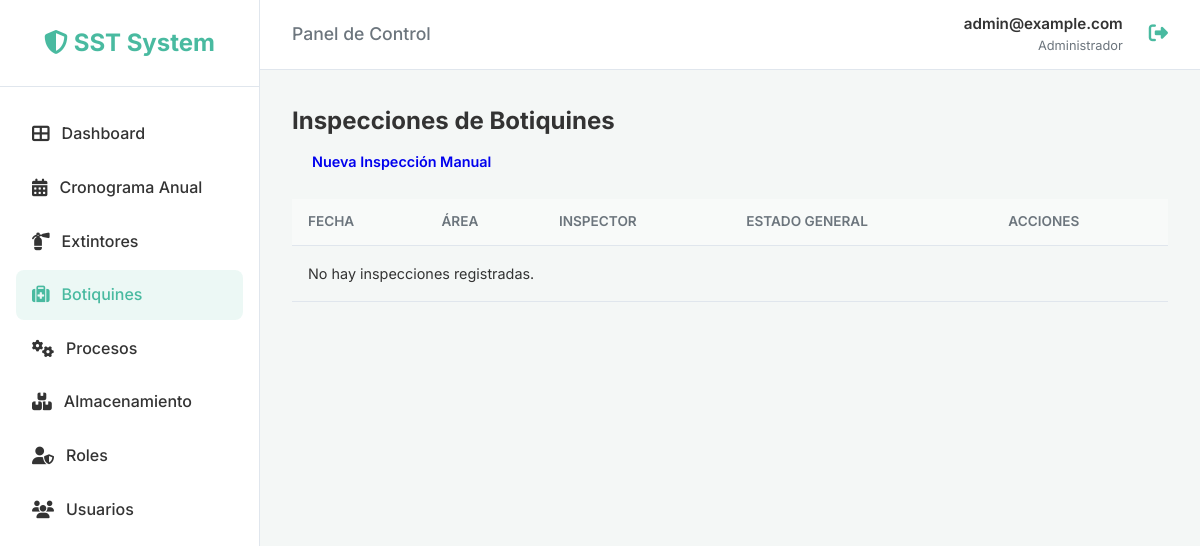
Before: /inspections/first-aid/ (signed in) with the older database file.
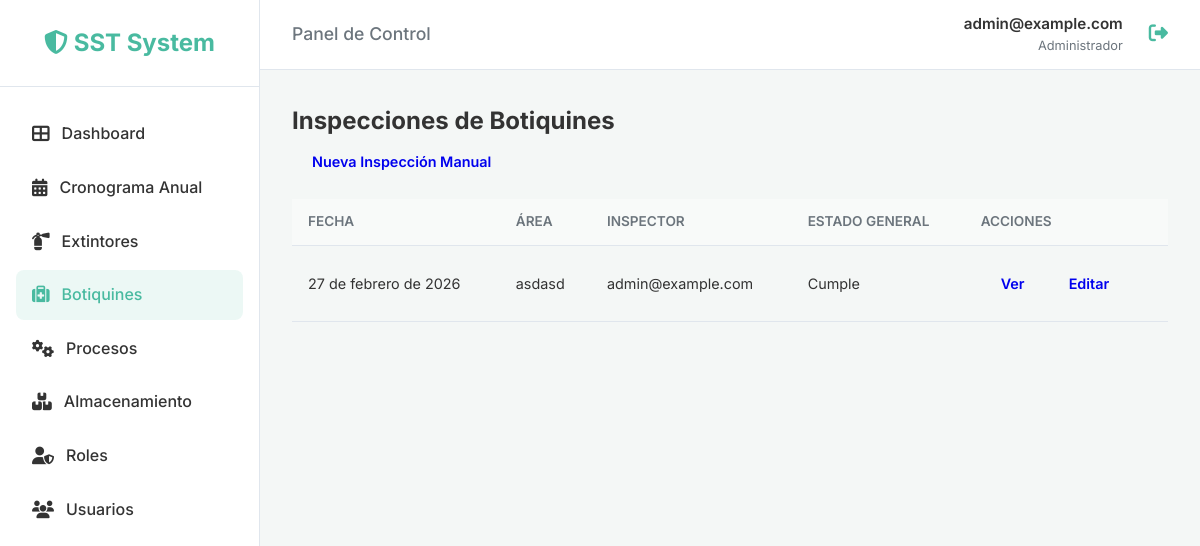
After: the same page with the newer database file.
### inspections/models.py (models this page shows, shortened)
class BaseInspection(models.Model):
    STATUS_CHOICES = [
        ('Cumple', 'Cumple'),
        ('No Cumple', 'No Cumple'),
        ('No Aplica', 'No Aplica'),
    ]
    inspection_date = models.DateField(verbose_name="Fecha de Inspección")
    area = models.CharField(max_length=200, verbose_name="Área/Ubicación")
    inspector = models.ForeignKey(
        settings.AUTH_USER_MODEL,
        on_delete=models.SET_NULL,
        null=True,
        related_name="%(class)s_inspections",
        verbose_name="Inspector"
    )
    schedule_item = models.ForeignKey(
        'InspectionSchedule',
        on_delete=models.SET_NULL,
        null=True,
        blank=True,
        verbose_name="Ítem del Cronograma",
        related_name="%(class)s_actual_inspections"
    )
    general_status = models.CharField(
        max_length=20,
        choices=STATUS_CHOICES,
        default='Cumple',
        verbose_name="Estado General"
    )
    observations = models.TextField(blank=True, null=True, verbose_name="Observaciones Generales")
    created_at = models.DateTimeField(auto_now_add=True)
    updated_at = models.DateTimeField(auto_now=True)
    class Meta:
        abstract = True
        ordering = ['-inspection_date']

class FirstAidInspection(BaseInspection):
    ROLE_CHOICES = [
        ('Brigadista', 'Brigadista'),
        ('Equipo SST', 'Equipo SST'),
        ('Copasst', 'Copasst'),
    ]
    inspector_role = models.CharField(
        max_length=20,
        choices=ROLE_CHOICES,
        default='Equipo SST',
        verbose_name="Rol del Inspector"
    )
    class Meta(BaseInspection.Meta):
        verbose_name = "Inspección de Botiquín"
        verbose_name_plural = "Inspecciones de Botiquines"

### users/models.py (models this page shows, shortened)
class CustomUser(AbstractUser):
    email = models.EmailField(unique=True)
    document_number = models.CharField(max_length=20, blank=True, null=True)
    role = models.ForeignKey('roles.Role', on_delete=models.SET_NULL, null=True, blank=True,
                             related_name='users', verbose_name='Rol')
    updated_at = models.DateTimeField(auto_now=True)
    USERNAME_FIELD = 'email'
    REQUIRED_FIELDS = ['username', 'first_name', 'last_name']
    def __str__(self):
        return self.email

### inspections/views.py (the view)
# urls.py: path('first-aid/', FirstAidListView.as_view(), name='first_aid_list'),
class FirstAidListView(LoginRequiredMixin, ListView):
    model = FirstAidInspection; template_name = 'inspections/first_aid_list.html'; context_object_name = 'inspections'

### templates/inspections/first_aid_list.html (shortened to what this page needs)
{% extends 'base.html' %}
{% block content %}
<h2>Inspecciones de Botiquines</h2>
<a href="{% url 'first_aid_create' %}" class="btn" style="margin-bottom: 1rem;">Nueva Inspección Manual</a>
<table>
    <thead>
        <tr>
            <th>Fecha</th>
            <th>Área</th>
            <th>Inspector</th>
            <th>Estado General</th>
            <th>Acciones</th>
        </tr>
    </thead>
    <tbody>
        {% for inspection in inspections %}
        <tr>
            <td>{{ inspection.inspection_date }}</td>
            <td>{{ inspection.area }}</td>
            <td>{{ inspection.inspector }}</td>
            <td>{{ inspection.general_status }}</td>
            <td>
                <a href="{% url 'first_aid_detail' inspection.pk %}" class="btn">Ver</a>
                <a href="{% url 'first_aid_edit' inspection.pk %}" class="btn btn-secondary">Editar</a>
            </td>
        </tr>
        {% empty %}
        <tr>
            <td colspan="5">No hay inspecciones registradas.</td>
        </tr>
        {% endfor %}
    </tbody>
</table>
{% endblock %}

Changed rows visible on the page:
added FirstAidInspection: inspection_date "27 de febrero de 2026", area "asdasd", inspector "admin@example.com", general_status "Cumple"
Other visible differences:
text no longer shown: "No hay inspecciones registradas."
